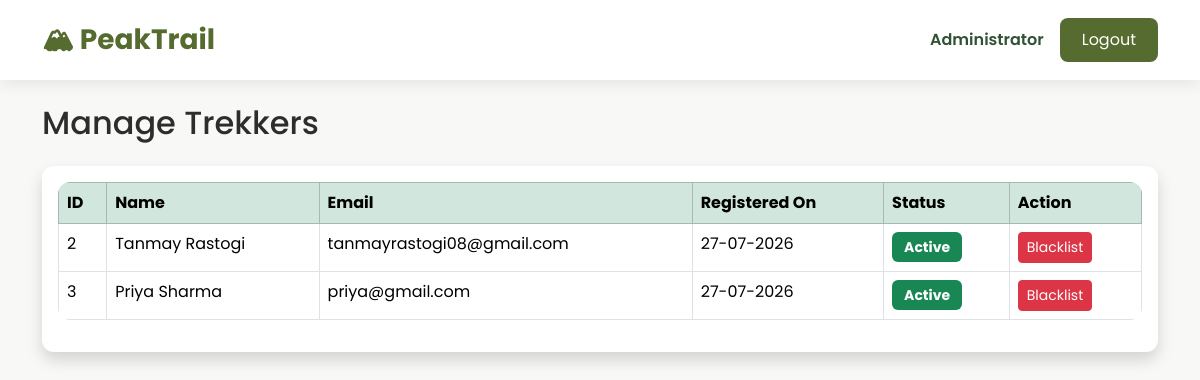
Page /admin/manage-users (signed in) on the committed database.
### models/user.py (models this page shows, shortened)
class User(UserMixin, db.Model):
    __tablename__ = "users"
    id = db.Column(db.Integer, primary_key=True)
    name = db.Column(db.String(100), nullable=False)
    email = db.Column(db.String(120), unique=True, nullable=False)
    password = db.Column(db.String(255), nullable=False)
    role = db.Column(db.String(20), nullable=False)
    is_active = db.Column(db.Boolean, default=True)
    is_blacklisted = db.Column(db.Boolean, default=False)
    created_at = db.Column(db.DateTime, default=datetime.utcnow)
    bookings = db.relationship("Booking", backref="user", lazy=True)
    staff_profile = db.relationship(
        "StaffProfile",
        backref="user",
        uselist=False
    )

### routes/admin.py (the view)
@admin.route("/admin/manage-users")
@login_required
def manage_users():
    if not _admin_required():
        return redirect(url_for("home"))
    users = User.query.filter_by(role="trekker").all()
    return render_template("admin/manage_users.html", users=users)

### app.py (called while the page is built)
@login_manager.user_loader
def load_user(user_id):
    return User.query.get(int(user_id))

### routes/admin.py (called while the page is built)
def _admin_required():
    if current_user.role != "admin":
        flash("Access Denied!", "danger")
        return False
    return True

### templates/admin/manage_users.html (shortened to what this page needs)
{% extends "base.html" %}
{% block content %}
<h2 class="mb-4">Manage Trekkers</h2>
<div class="card shadow">
<div class="card-body">
<table class="table table-bordered table-hover">
<thead class="table-success">
<tr>
<th>ID</th>
<th>Name</th>
<th>Email</th>
<th>Registered On</th>
<th>Status</th>
<th>Action</th>
</tr>
</thead>
<tbody>
{% for user in users %}
<tr>
<td>{{ user.id }}</td>
<td>{{ user.name }}</td>
<td>{{ user.email }}</td>
<td>{{ user.created_at.strftime('%d-%m-%Y') }}</td>
<td>
{% if user.is_blacklisted %}
<span class="badge bg-danger">
Blacklisted
</span>
{% else %}
<span class="badge bg-success">
Active
</span>
{% endif %}
</td>
<td>
{% if not user.is_blacklisted %}
<a
href="{{ url_for('admin.blacklist_user', user_id=user.id) }}"
class="btn btn-danger btn-sm">
Blacklist
</a>
{% else %}
<button
class="btn btn-secondary btn-sm"
disabled>
Blacklisted
</button>
{% endif %}
</td>
</tr>
{% else %}
<tr>
<td colspan="6" class="text-center">
No Users Found
</td>
</tr>
{% endfor %}
</tbody>
</table>
</div>
</div>
{% endblock %}

### templates/base.html (shortened to what this page needs)
<!DOCTYPE html>
<html lang="en">
<head>
    <link href="https://cdn.jsdelivr.net/npm/bootstrap@5.3.3/dist/css/bootstrap.min.css" rel="stylesheet">
    <link rel="stylesheet" href="{{ url_for('static', filename='css/style.css') }}">
</head>
<body>
    <nav class="navbar navbar-expand-lg custom-navbar">
<div class="container">
{% if current_user.is_authenticated %}
    {% if current_user.role=="admin" %}
        <a class="navbar-brand fw-bold"
        href="{{ url_for('admin.dashboard') }}">
        🏔 PeakTrail
        </a>
    {% elif current_user.role=="staff" %}
        <a class="navbar-brand fw-bold"
        href="{{ url_for('staff.dashboard') }}">
        🏔 PeakTrail
        </a>
    {% elif current_user.role=="trekker" %}
        <a class="navbar-brand fw-bold"
        href="{{ url_for('trekker.dashboard') }}">
        🏔 PeakTrail
        </a>
    {% endif %}
{% else %}
<a class="navbar-brand fw-bold"
href="{{ url_for('auth.login') }}">
🏔 PeakTrail
</a>
{% endif %}
<div class="ms-auto d-flex align-items-center">
{% if current_user.is_authenticated %}
<span class="welcome-text">
{{ current_user.name }}
</span>
<a href="{{ url_for('auth.logout') }}"
class="btn btn-custom ms-3">
Logout
</a>
{% endif %}
</div>
</div>
</nav>
    <div class="container mt-4">
        {% block content %}
        {% endblock %}
    </div>
</body>
</html>

### static/css/style.css (style rules this page uses)
:root { --primary:#556B2F; --secondary:#2F5233; --accent:#F5F1E8; --background:#F8F8F6; --text:#2D2D2D; }
body { font-family:'Poppins',sans-serif; background:var(--background); color:var(--text); }
.custom-navbar { background:white; box-shadow:0 4px 15px rgba(0,0,0,.08); padding:14px; }
.navbar-brand { color:var(--primary)!important; font-size:28px; }
.welcome-text { font-weight:600; color:var(--secondary); }
.card { border:none; border-radius:12px; overflow:hidden; transition:.3s; box-shadow:0 5px 18px rgba(0,0,0,.08); }
.btn-custom { background:var(--primary); color:white; border:none; border-radius:8px; padding:10px 22px; transition:.3s; }
.table { background:white; border-radius:12px; overflow:hidden; }
.badge { padding:8px 12px; font-size:14px; }

### rows in the picture
User: name "Administrator"
User: id "2", name "Tanmay Rastogi", email "tanmayrastogi08@gmail.com", created_at "27-07-2026", is_blacklisted "Active"
User: id "3", name "Priya Sharma", email "priya@gmail.com", created_at "27-07-2026", is_blacklisted "Active"
